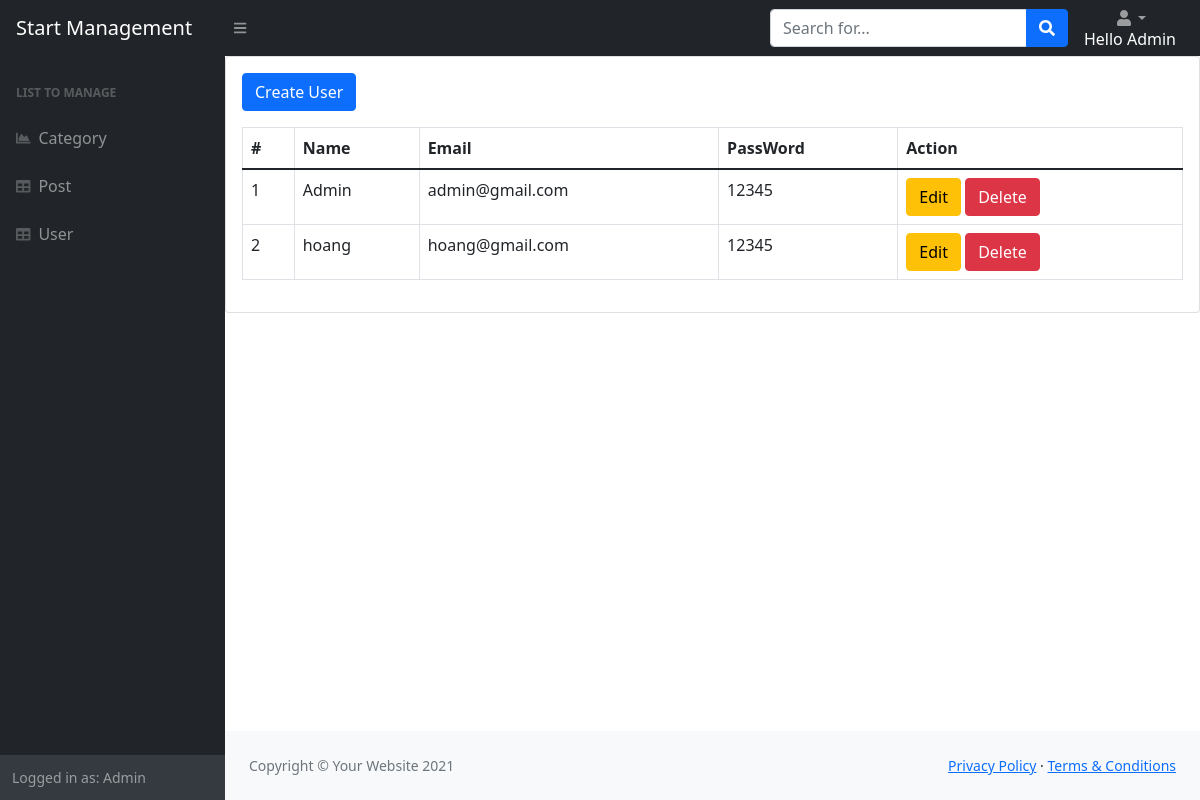
The page /Admin/index.php?mod=user&act=index (signed in) on the database its author committed.
### tables this page shows
CREATE TABLE `users`  (
  `id` int NOT NULL AUTO_INCREMENT,
  `email` varchar(255) NULL DEFAULT NULL,
  `avatar` varchar(255) NULL DEFAULT NULL,
  `password` varchar(255) NULL DEFAULT NULL,
  `created_at` timestamp NULL DEFAULT NULL,
  `name` varchar(255) NULL DEFAULT NULL,
  PRIMARY KEY (`id`) USING BTREE
);

### Admin/Controllers/BaseController.php (called while the page is built, shortened)
<?php
  class BaseController
  {
    public function view($path, $data = []){
      extract($data);
      require_once('Views/'.$path);
    }
  }
?>

### Admin/Controllers/UserController.php (called while the page is built, shortened)
<?php
  require_once('Models/User.php');
  class UserController extends AdminController{
    public function index(){
      $user = new User();
      $users = $user -> getList();
      $this -> view("Auth/list.php", ['users'=> $users]);
    }
  }
?>

### Admin/index.php (called while the page is built, shortened)
<?php
$act = "index";
if(isset($_GET['act'])){
  $act = $_GET['act'];
}
  $controller_obj = new $class_name;
 $controller_obj -> $act();
?>

### Admin/Models/Connection.php (called while the page is built, shortened)
<?php
  class Connection1{
    private $servername= "localhost";
    private $username= "root";
    private $password = "";
    private $dbname = "blogs";
    public function connect(){
      $conn = new mysqli($this->servername, $this -> username, $this ->password, $this-> dbname );
      return $conn;
    }
  }
?>

### Admin/Models/Query.php (called while the page is built, shortened)
<?php
  require_once('Models/Connection.php');
  class Query{
    private $conn;
    public function __construct(){
      $connection = new Connection1();
      $this -> conn = $connection -> connect();
    }
    protected function select($table, $columns = '*')
    {
  		if ($columns == '*') {
  			$query = "SELECT * FROM " . $table;
  		}elseif (is_array($columns)) {
  			$sub_string = '';
  			foreach ($columns as $i =>$column) {
  				$sub_string .= '`'.$column . '`';
  				if ($i + 1 != count($columns)) {
  					$sub_string .= ',';
  				}
  			}
  			$query = "SELECT " . $sub_string . " FROM " . '`' . $table . '`';
  		}else{
  			exit();
  		}
  		$result = $this->conn->query($query);
  		$data = array();
  		while($row = $result->fetch_assoc()) {
  			$data[] = $row;
  		};
  		return $data;
    }
  }
?>

### Admin/Models/User.php (called while the page is built, shortened)
<?php
require_once('Models/Query.php');
  class User extends Query{
    public $table = "users";
    public function getList()
    {
      $user = $this -> select ($this -> table, ['id', 'name', 'email', 'password']);
      return $user;
    }
  }
?>

### Admin/Views/Auth/list.php (the view)
<?php
  require_once('Views/Partials/header.php');
?>
<div class="card mb-4">
  <div class="card-body">
    <a href="index.php?mod=auth&act=register" class="btn btn-primary float-right mb-3">Create User</a>
        <table class="dataTable-table">
          <thead>
            <tr>
              <th>#</th>
              <th>Name</th>
              <th>Email</th>
              <th>PassWord</th>
              <th>Action</th>
            </tr>
          </thead>
          <tbody>
            <?php  foreach ($users as $key => $user) { ?>
              <tr>
                <td><?= $key + 1 ?></td>
                <td><?= $user['name'] ?></td>
                <td><?= $user['email'] ?></td>
                <td><?= $user['password'] ?></td>
                <td>
                  <a href="index.php?mod=user&act=handleEdit&id=<?= $user['id'] ?>" class="btn btn-warning">Edit</a>
                  <a href="index.php?mod=user&act=deleteUser&id=<?= $user['id'] ?>" class="btn btn-danger">Delete</a>
                </td>
              </tr>
            <?php } ?>
          </tbody>
        </table>
  </div>
</div>
<?php
  require_once("Views/Partials/footer.php");
?>

### rows shown on the page
users: name "Admin", email "admin@gmail.com", password "12345"
users: name "hoang", email "hoang@gmail.com", password "12345"

### other values the page prints
$_SESSION['auth']['name'] "Admin"
